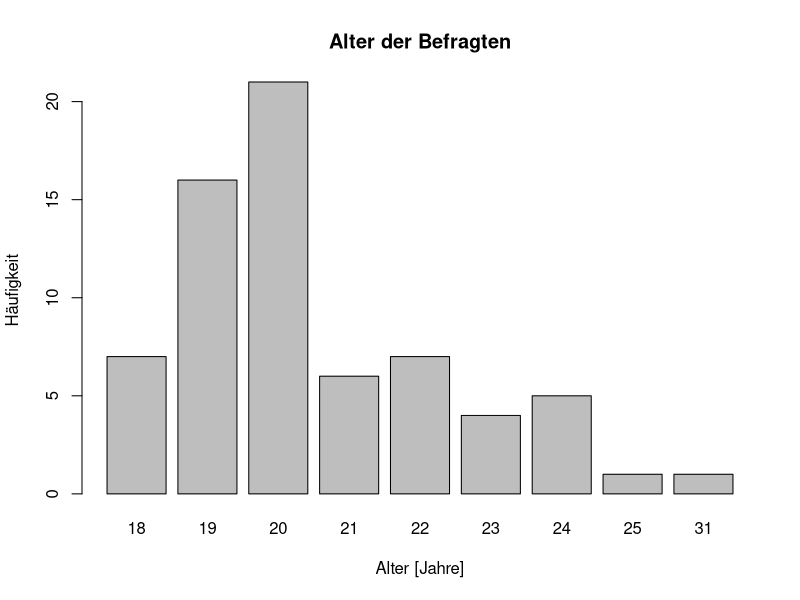
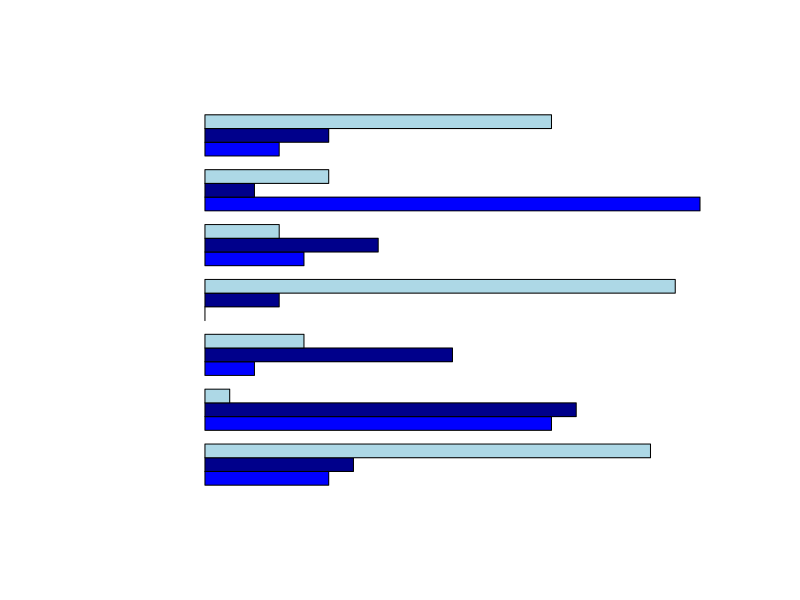

Reproduce these figures in R, in order. (Note: this script raises an error after producing the figures.)
library(openxlsx)
setwd("~/UNI/Erhebungstechniken/Bericht")

# Daten Einlesen aus der Excel-Datei:
sport <- read.xlsx("Datensatz roh.xlsx")

# Datensatz unbearbeitet als R-Datensatz speichern:
save(sport, file = "Sportdaten_unbearbeitet.RData")

### Datenbereinigung ###

# Konsquente Antworten:#

sport$stunden_lock[sport$tage_lock == 0] <- 0
sport$stunden_vor[sport$tage_vor == 0] <- 0
sport$stunden_mom[sport$tage_mom == 0] <- 0

sport$grund_lock[sport$tage_lock == 0] <- NA
sport$grund_vor[sport$tage_vor == 0] <- NA
sport$grund_mom[sport$tage_mom == 0] <- NA

sport$m_i_lock[sport$tage_lock == 0] <- NA
sport$m_i_vor[sport$tage_vor == 0] <- NA
sport$m_i_mom[sport$tage_mom == 0] <- NA

sport$art_lock[sport$tage_lock == 0] <- 1
sport$art_vor[sport$tage_vor == 0] <- 1
sport$art_mom[sport$tage_mom == 0] <- 1

sport$ort_lock[sport$tage_lock == 0] <- NA
sport$ort_vor[sport$tage_vor == 0] <- NA
sport$ort_mom[sport$tage_mom == 0] <- NA

str(sport)
# umcodieren der Gruende:

sport$grund_vor[sport$grund_vor == 1] <- "Aussehen"
sport$grund_vor[sport$grund_vor == 2] <- "Gesundheit"
sport$grund_vor[sport$grund_vor == 3] <- "Langeweile"
sport$grund_vor[sport$grund_vor == 4] <- "soziale Kontakte"
sport$grund_vor[sport$grund_vor == 5] <- "sportlicher Erfolg"
sport$grund_vor[sport$grund_vor == 6] <- "Spaß"

sport$grund_lock[sport$grund_lock == 1] <- "Aussehen"
sport$grund_lock[sport$grund_lock == 2] <- "Gesundheit"
sport$grund_lock[sport$grund_lock == 3] <- "Langeweile"
sport$grund_lock[sport$grund_lock == 4] <- "soziale Kontakte"
sport$grund_lock[sport$grund_lock == 5] <- "sportlicher Erfolg"
sport$grund_lock[sport$grund_lock == 6] <- "Spaß"

sport$grund_mom[sport$grund_mom == 1] <- "Aussehen"
sport$grund_mom[sport$grund_mom == 2] <- "Gesundheit"
sport$grund_mom[sport$grund_mom == 3] <- "Langeweile"
sport$grund_mom[sport$grund_mom == 4] <- "soziale Kontakte"
sport$grund_mom[sport$grund_mom == 5] <- "sportlicher Erfolg"
sport$grund_mom[sport$grund_mom == 6] <- "Spaß"

# Umcodieren der Sportarten:
sport$art_vor[sport$art_vor == 1] <- "kein Sport"
sport$art_vor[sport$art_vor == 2] <- "Ballsport"
sport$art_vor[sport$art_vor == 3] <- "Fitness/Kraftsport"
sport$art_vor[sport$art_vor == 4] <- "Leichtathletik/Laufsport"
sport$art_vor[sport$art_vor == 5] <- "Klettersport"
sport$art_vor[sport$art_vor == 6] <- "Kampfsport"
sport$art_vor[sport$art_vor == 7] <- "Radsport"
sport$art_vor[sport$art_vor == 8] <- "Reitsport"
sport$art_vor[sport$art_vor == 9] <- "Rückschlagsport"
sport$art_vor[sport$art_vor == 10] <- "Schießsport"
sport$art_vor[sport$art_vor == 11] <- "Tanzen"
sport$art_vor[sport$art_vor == 12] <- "Turnen/Gymnastik"
sport$art_vor[sport$art_vor == 13] <- "Wassersport"
sport$art_vor[sport$art_vor == 14] <- "Yoga/Pilates"

sport$art_lock[sport$art_lock == 1] <- "kein Sport"
sport$art_lock[sport$art_lock == 2] <- "Ballsport"
sport$art_lock[sport$art_lock == 3] <- "Fitness/Kraftsport"
sport$art_lock[sport$art_lock == 4] <- "Leichtathletik/Laufsport"
sport$art_lock[sport$art_lock == 5] <- "Klettersport"
sport$art_lock[sport$art_lock == 6] <- "Kampfsport"
sport$art_lock[sport$art_lock == 7] <- "Radsport"
sport$art_lock[sport$art_lock == 8] <- "Reitsport"
sport$art_lock[sport$art_lock == 9] <- "Rückschlagsport"
sport$art_lock[sport$art_lock == 10] <- "Schießsport"
sport$art_lock[sport$art_lock == 11] <- "Tanzen"
sport$art_lock[sport$art_lock == 12] <- "Turnen/Gymnastik"
sport$art_lock[sport$art_lock == 13] <- "Wassersport"
sport$art_lock[sport$art_lock == 14] <- "Yoga/Pilates"

sport$art_mom[sport$art_mom == 1] <- "kein Sport"
sport$art_mom[sport$art_mom == 2] <- "Ballsport"
sport$art_mom[sport$art_mom == 3] <- "Fitness/Kraftsport"
sport$art_mom[sport$art_mom == 4] <- "Leichtathletik/Laufsport"
sport$art_mom[sport$art_mom == 5] <- "Klettersport"
sport$art_mom[sport$art_mom == 6] <- "Kampfsport"
sport$art_mom[sport$art_mom == 7] <- "Radsport"
sport$art_mom[sport$art_mom == 8] <- "Reitsport"
sport$art_mom[sport$art_mom == 9] <- "Rückschlagsport"
sport$art_mom[sport$art_mom == 10] <- "Schießsport"
sport$art_mom[sport$art_mom == 11] <- "Tanzen"
sport$art_mom[sport$art_mom == 12] <- "Turnen/Gymnastik"
sport$art_mom[sport$art_mom == 13] <- "Wassersport"
sport$art_mom[sport$art_mom == 14] <- "Yoga/Pilates"

# Orte umcodieren:
sport$ort_vor[sport$ort_vor == 1] <- "im Freien"
sport$ort_vor[sport$ort_vor == 2] <- "Fitnessstudio"
sport$ort_vor[sport$ort_vor == 3] <- "Schwimmbad"
sport$ort_vor[sport$ort_vor == 4] <- "Sporthalle"
sport$ort_vor[sport$ort_vor == 5] <- "Zuhause"

sport$ort_lock[sport$ort_lock == 1] <- "im Freien"
sport$ort_lock[sport$ort_lock == 2] <- "Fitnessstudio"
sport$ort_lock[sport$ort_lock == 3] <- "Schwimmbad"
sport$ort_lock[sport$ort_lock == 4] <- "Sporthalle"
sport$ort_lock[sport$ort_lock == 5] <- "Zuhause"

sport$ort_mom[sport$ort_mom == 1] <- "im Freien"
sport$ort_mom[sport$ort_mom == 2] <- "Fitnessstudio"
sport$ort_mom[sport$ort_mom == 3] <- "Schwimmbad"
sport$ort_mom[sport$ort_mom == 4] <- "Sporthalle"
sport$ort_mom[sport$ort_mom == 5] <- "Zuhause"

# " "-Problem lösen:
sport$geschlecht[sport$geschlecht == "\"m\""] <- "m" 
sport$geschlecht[sport$geschlecht == "\"w\""] <- "w"
sport$abschluss[sport$abschluss == "\"b\""] <- "b"
sport$abschluss[sport$abschluss == "\"m\""] <- "m"
sport$art_vor[sport$art_vor == "\"Schulsport\""] <- "Schulsport"
sport$grund_vor[sport$grund_vor == "\"Schulsport\""] <- "Schulsport"

# Fakultät unerheblich für Datenauswertung

# Umwandeln in Faktoren:
sport$grund_lock <- factor(sport$grund_lock)
sport$grund_vor <- factor(sport$grund_vor)
sport$grund_mom <- factor(sport$grund_mom)

sport$art_lock <- factor(sport$art_lock)
sport$art_vor <- factor(sport$art_vor)
sport$art_mom <- factor(sport$art_mom)

sport$ort_lock <- factor(sport$ort_lock)
sport$ort_vor <- factor(sport$ort_vor)
sport$ort_mom <- factor(sport$ort_mom)

sport$geschlecht <- factor(sport$geschlecht)
sport$abschluss <- factor(sport$abschluss)

# bereinigten Datensatz abspeichern:

save(sport, file = "Sportdaten_bereinigt.RData")

### Datenauswertung ###

# Alter
barplot(table(sport$alter), main = "Alter der Befragten", xlab = "Alter [Jahre]", ylab = "Häufigkeit")

# Vergleich der Gründe
sport$grund_vor[sport$grund_vor == "Schulsport"] <- NA
grund <- matrix(c(table(sport$grund_vor), table(sport$grund_lock), table(sport$grund_mom)), nrow = 3,
                byrow = TRUE)

pdf("Vergleich_Gründe.pdf")
par(mai = c(1, 2, 1, 1))
barplot(grund, beside = TRUE, col = c("blue", "darkblue", "lightblue"),
        main = "Vergleich der Gründe in den verschiedenen Zeiträumen",
        xlab = "absolute Häufigkeit",
        names.arg = c("Aussehen", "Gesundheit", "Langeweile", "soziale Kontakte", "Spaß", "sportlicher Erfolg"),
        horiz = TRUE, las =1)
legend("right", fill = c("blue", "darkblue", "lightblue"), box.lty = 0,
       legend = c("vorher", "Lockdown","momentan"))
dev.off()


# Kreuztabellen zeitlicher Aufwand:
table("vorher" = sport$stunden_vor, "Lockdown" = sport$stunden_lock, 
      "jetzt" = sport$stunden_mom)

# Vergleich Mannschafts-Individual-Sport:
barplot(table(sport$a_1))
barplot(table(sport$a_1[sport$m_i_vor %in% c(1, 2)]))
barplot(table(sport$a_2[sport$m_i_vor %in% c(0,1)])) # Auswirkungen auf mom. Sportverhalten
barplot(table(sport$a_3))
barplot(table(sport$a_1))
barplot(table(sport$a_1))